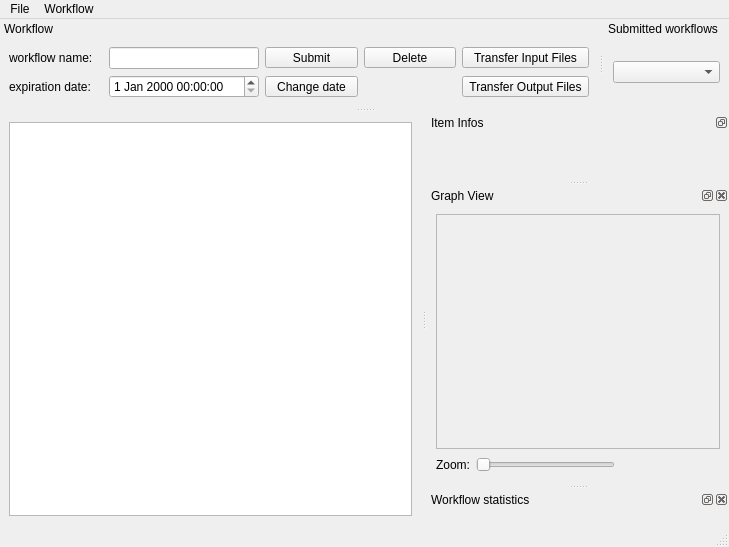
<?xml version="1.0" encoding="UTF-8"?>
<ui version="4.0">
 <class>toolbutton_submit</class>
 <widget class="QMainWindow" name="toolbutton_submit">
  <property name="geometry">
   <rect>
    <x>0</x>
    <y>0</y>
    <width>729</width>
    <height>547</height>
   </rect>
  </property>
  <property name="windowTitle">
   <string>MainWindow</string>
  </property>
  <widget class="QWidget" name="centralwidget">
   <layout class="QHBoxLayout" name="horizontalLayout_2">
    <item>
     <widget class="QTreeView" name="treeView">
      <attribute name="headerVisible">
       <bool>false</bool>
      </attribute>
      <attribute name="headerVisible">
       <bool>false</bool>
      </attribute>
     </widget>
    </item>
   </layout>
  </widget>
  <widget class="QMenuBar" name="menubar">
   <property name="geometry">
    <rect>
     <x>0</x>
     <y>0</y>
     <width>729</width>
     <height>24</height>
    </rect>
   </property>
   <widget class="QMenu" name="menu_file">
    <property name="title">
     <string>File</string>
    </property>
    <addaction name="action_open_wf"/>
    <addaction name="separator"/>
    <addaction name="action_create_wf_ex"/>
   </widget>
   <widget class="QMenu" name="menuWorkflows">
    <property name="title">
     <string>Workflow</string>
    </property>
    <addaction name="action_submit"/>
    <addaction name="action_transfer_infiles"/>
    <addaction name="action_transfer_outfiles"/>
    <addaction name="separator"/>
    <addaction name="action_delete_workflow"/>
    <addaction name="action_change_expiration_date"/>
   </widget>
   <addaction name="menu_file"/>
   <addaction name="menuWorkflows"/>
  </widget>
  <widget class="QStatusBar" name="statusbar"/>
  <widget class="QDockWidget" name="dock_current_wf">
   <property name="sizePolicy">
    <sizepolicy hsizetype="Preferred" vsizetype="Preferred">
     <horstretch>0</horstretch>
     <verstretch>0</verstretch>
    </sizepolicy>
   </property>
   <property name="maximumSize">
    <size>
     <width>598</width>
     <height>95</height>
    </size>
   </property>
   <property name="features">
    <set>QDockWidget::DockWidgetMovable</set>
   </property>
   <property name="windowTitle">
    <string>Workflow</string>
   </property>
   <attribute name="dockWidgetArea">
    <number>4</number>
   </attribute>
   <widget class="QWidget" name="dockWidgetContents_2">
    <layout class="QGridLayout" name="gridLayout">
     <item row="2" column="0">
      <widget class="QLabel" name="label_2">
       <property name="text">
        <string>workflow name:</string>
       </property>
      </widget>
     </item>
     <item row="2" column="1">
      <widget class="QLineEdit" name="lineedit_wf_name">
       <property name="minimumSize">
        <size>
         <width>70</width>
         <height>0</height>
        </size>
       </property>
       <property name="maximumSize">
        <size>
         <width>150</width>
         <height>16777215</height>
        </size>
       </property>
      </widget>
     </item>
     <item row="3" column="0">
      <widget class="QLabel" name="label">
       <property name="text">
        <string>expiration date:</string>
       </property>
      </widget>
     </item>
     <item row="3" column="1">
      <widget class="QDateTimeEdit" name="dateTimeEdit_expiration"/>
     </item>
     <item row="2" column="2">
      <widget class="QToolButton" name="toolButton_submit">
       <property name="sizePolicy">
        <sizepolicy hsizetype="Minimum" vsizetype="Fixed">
         <horstretch>0</horstretch>
         <verstretch>0</verstretch>
        </sizepolicy>
       </property>
       <property name="focusPolicy">
        <enum>Qt::StrongFocus</enum>
       </property>
       <property name="text">
        <string>Submit</string>
       </property>
       <property name="toolButtonStyle">
        <enum>Qt::ToolButtonTextOnly</enum>
       </property>
      </widget>
     </item>
     <item row="3" column="2">
      <widget class="QToolButton" name="toolButton_change_exp_date">
       <property name="sizePolicy">
        <sizepolicy hsizetype="Minimum" vsizetype="Fixed">
         <horstretch>0</horstretch>
         <verstretch>0</verstretch>
        </sizepolicy>
       </property>
       <property name="focusPolicy">
        <enum>Qt::StrongFocus</enum>
       </property>
       <property name="text">
        <string>Change date</string>
       </property>
       <property name="toolButtonStyle">
        <enum>Qt::ToolButtonTextOnly</enum>
       </property>
      </widget>
     </item>
     <item row="2" column="3">
      <widget class="QToolButton" name="toolButton_button_delete_wf">
       <property name="sizePolicy">
        <sizepolicy hsizetype="Minimum" vsizetype="Fixed">
         <horstretch>0</horstretch>
         <verstretch>0</verstretch>
        </sizepolicy>
       </property>
       <property name="maximumSize">
        <size>
         <width>92</width>
         <height>16777215</height>
        </size>
       </property>
       <property name="focusPolicy">
        <enum>Qt::StrongFocus</enum>
       </property>
       <property name="text">
        <string>Delete</string>
       </property>
       <property name="toolButtonStyle">
        <enum>Qt::ToolButtonTextOnly</enum>
       </property>
      </widget>
     </item>
     <item row="2" column="4">
      <widget class="QToolButton" name="toolButton_transfer_input">
       <property name="sizePolicy">
        <sizepolicy hsizetype="Minimum" vsizetype="Fixed">
         <horstretch>0</horstretch>
         <verstretch>0</verstretch>
        </sizepolicy>
       </property>
       <property name="focusPolicy">
        <enum>Qt::StrongFocus</enum>
       </property>
       <property name="text">
        <string>Transfer Input Files</string>
       </property>
       <property name="toolButtonStyle">
        <enum>Qt::ToolButtonTextOnly</enum>
       </property>
      </widget>
     </item>
     <item row="3" column="4">
      <widget class="QToolButton" name="toolButton_transfer_output">
       <property name="sizePolicy">
        <sizepolicy hsizetype="Minimum" vsizetype="Fixed">
         <horstretch>0</horstretch>
         <verstretch>0</verstretch>
        </sizepolicy>
       </property>
       <property name="focusPolicy">
        <enum>Qt::StrongFocus</enum>
       </property>
       <property name="text">
        <string>Transfer Output Files</string>
       </property>
       <property name="toolButtonStyle">
        <enum>Qt::ToolButtonTextOnly</enum>
       </property>
      </widget>
     </item>
    </layout>
   </widget>
  </widget>
  <widget class="QDockWidget" name="dock_submitted_wfs">
   <property name="maximumSize">
    <size>
     <width>201</width>
     <height>524287</height>
    </size>
   </property>
   <property name="features">
    <set>QDockWidget::NoDockWidgetFeatures</set>
   </property>
   <property name="allowedAreas">
    <set>Qt::AllDockWidgetAreas</set>
   </property>
   <property name="windowTitle">
    <string>Submitted workflows</string>
   </property>
   <attribute name="dockWidgetArea">
    <number>4</number>
   </attribute>
   <widget class="QWidget" name="dockWidgetContents_3">
    <layout class="QHBoxLayout" name="horizontalLayout_3">
     <item>
      <widget class="QComboBox" name="combo_submitted_wfs"/>
     </item>
    </layout>
   </widget>
  </widget>
  <widget class="QDockWidget" name="dock_item_info">
   <property name="minimumSize">
    <size>
     <width>302</width>
     <height>36</height>
    </size>
   </property>
   <property name="features">
    <set>QDockWidget::DockWidgetFloatable|QDockWidget::DockWidgetMovable</set>
   </property>
   <property name="windowTitle">
    <string>Item Infos</string>
   </property>
   <attribute name="dockWidgetArea">
    <number>2</number>
   </attribute>
   <widget class="QWidget" name="dockWidgetContents_intemInfo"/>
  </widget>
  <widget class="QDockWidget" name="dock_graph_view">
   <property name="minimumSize">
    <size>
     <width>302</width>
     <height>160</height>
    </size>
   </property>
   <property name="windowTitle">
    <string>Graph View</string>
   </property>
   <attribute name="dockWidgetArea">
    <number>2</number>
   </attribute>
   <widget class="QWidget" name="dockWidgetContents_graph_view">
    <layout class="QVBoxLayout" name="verticalLayout">
     <item>
      <widget class="QScrollArea" name="scrollArea">
       <property name="widgetResizable">
        <bool>true</bool>
       </property>
       <widget class="QWidget" name="graphViewScrollAreaWidgetContents">
        <property name="geometry">
         <rect>
          <x>0</x>
          <y>0</y>
          <width>325</width>
          <height>208</height>
         </rect>
        </property>
       </widget>
      </widget>
     </item>
     <item>
      <layout class="QHBoxLayout" name="horizontalLayout">
       <item>
        <widget class="QLabel" name="label_3">
         <property name="text">
          <string>Zoom:</string>
         </property>
        </widget>
       </item>
       <item>
        <widget class="QSlider" name="slider_zoom">
         <property name="minimumSize">
          <size>
           <width>139</width>
           <height>0</height>
          </size>
         </property>
         <property name="orientation">
          <enum>Qt::Horizontal</enum>
         </property>
        </widget>
       </item>
       <item>
        <spacer name="horizontalSpacer">
         <property name="orientation">
          <enum>Qt::Horizontal</enum>
         </property>
         <property name="sizeHint" stdset="0">
          <size>
           <width>40</width>
           <height>20</height>
          </size>
         </property>
        </spacer>
       </item>
      </layout>
     </item>
    </layout>
   </widget>
  </widget>
  <widget class="QDockWidget" name="dock_wf_statistics">
   <property name="allowedAreas">
    <set>Qt::AllDockWidgetAreas</set>
   </property>
   <property name="windowTitle">
    <string>Workflow statistics</string>
   </property>
   <attribute name="dockWidgetArea">
    <number>2</number>
   </attribute>
   <widget class="QWidget" name="dockWidgetContents_wf_stat"/>
  </widget>
  <action name="action_open_wf">
   <property name="text">
    <string>Open...</string>
   </property>
  </action>
  <action name="action_create_wf_ex">
   <property name="text">
    <string>Create an example...</string>
   </property>
  </action>
  <action name="action_submit">
   <property name="text">
    <string>Submit</string>
   </property>
  </action>
  <action name="action_transfer_infiles">
   <property name="text">
    <string>Transfer Input Files</string>
   </property>
  </action>
  <action name="action_transfer_outfiles">
   <property name="text">
    <string>Transfer Output Files</string>
   </property>
  </action>
  <action name="action_delete_workflow">
   <property name="text">
    <string>Delete</string>
   </property>
   <property name="toolTip">
    <string>delete the current workflow</string>
   </property>
  </action>
  <action name="action_change_expiration_date">
   <property name="text">
    <string>Change date</string>
   </property>
   <property name="toolTip">
    <string>Change the workflow expiration date</string>
   </property>
  </action>
 </widget>
 <tabstops>
  <tabstop>lineedit_wf_name</tabstop>
  <tabstop>treeView</tabstop>
  <tabstop>combo_submitted_wfs</tabstop>
  <tabstop>dateTimeEdit_expiration</tabstop>
  <tabstop>scrollArea</tabstop>
 </tabstops>
 <resources/>
 <connections/>
</ui>
